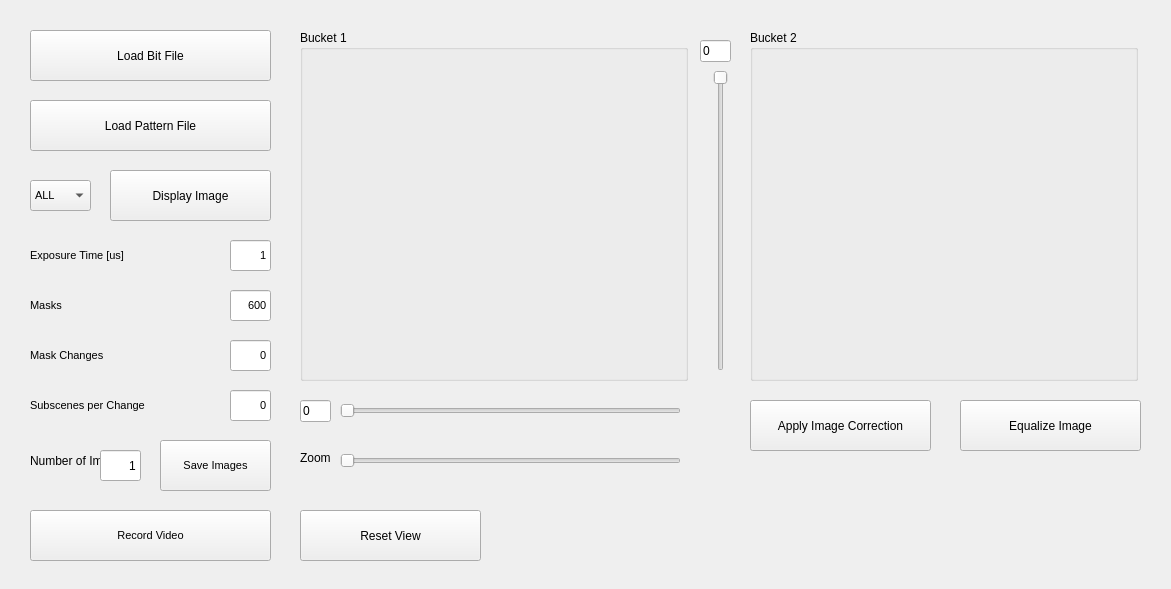
<?xml version="1.0" encoding="UTF-8"?>
<ui version="4.0">
 <class>MainWindow</class>
 <widget class="QMainWindow" name="MainWindow">
  <property name="geometry">
   <rect>
    <x>0</x>
    <y>0</y>
    <width>1171</width>
    <height>589</height>
   </rect>
  </property>
  <property name="windowTitle">
   <string>MBI_GUI</string>
  </property>
  <property name="styleSheet">
   <string notr="true"/>
  </property>
  <widget class="QWidget" name="centralwidget">
   <widget class="QGroupBox" name="groupBox">
    <property name="geometry">
     <rect>
      <x>300</x>
      <y>30</y>
      <width>388</width>
      <height>351</height>
     </rect>
    </property>
    <property name="sizePolicy">
     <sizepolicy hsizetype="Preferred" vsizetype="Preferred">
      <horstretch>0</horstretch>
      <verstretch>0</verstretch>
     </sizepolicy>
    </property>
    <property name="title">
     <string>Bucket 1</string>
    </property>
    <widget class="QWidget" name="ImgWidget1" native="true">
     <property name="geometry">
      <rect>
       <x>10</x>
       <y>20</y>
       <width>368</width>
       <height>320</height>
      </rect>
     </property>
    </widget>
   </widget>
   <widget class="QPushButton" name="DispImage">
    <property name="geometry">
     <rect>
      <x>110</x>
      <y>170</y>
      <width>161</width>
      <height>51</height>
     </rect>
    </property>
    <property name="text">
     <string>Display Image</string>
    </property>
    <property name="checkable">
     <bool>true</bool>
    </property>
   </widget>
   <widget class="QGroupBox" name="groupBox2">
    <property name="geometry">
     <rect>
      <x>750</x>
      <y>30</y>
      <width>388</width>
      <height>351</height>
     </rect>
    </property>
    <property name="sizePolicy">
     <sizepolicy hsizetype="Preferred" vsizetype="Preferred">
      <horstretch>0</horstretch>
      <verstretch>0</verstretch>
     </sizepolicy>
    </property>
    <property name="title">
     <string>Bucket 2</string>
    </property>
    <widget class="QWidget" name="ImgWidget2" native="true">
     <property name="geometry">
      <rect>
       <x>10</x>
       <y>20</y>
       <width>368</width>
       <height>320</height>
      </rect>
     </property>
    </widget>
   </widget>
   <widget class="QSlider" name="Zoom">
    <property name="geometry">
     <rect>
      <x>340</x>
      <y>450</y>
      <width>341</width>
      <height>22</height>
     </rect>
    </property>
    <property name="minimum">
     <number>1</number>
    </property>
    <property name="maximum">
     <number>20</number>
    </property>
    <property name="singleStep">
     <number>1</number>
    </property>
    <property name="orientation">
     <enum>Qt::Horizontal</enum>
    </property>
   </widget>
   <widget class="QLabel" name="label">
    <property name="geometry">
     <rect>
      <x>300</x>
      <y>450</y>
      <width>31</width>
      <height>16</height>
     </rect>
    </property>
    <property name="text">
     <string>Zoom</string>
    </property>
   </widget>
   <widget class="QSlider" name="XSlider">
    <property name="geometry">
     <rect>
      <x>340</x>
      <y>400</y>
      <width>341</width>
      <height>22</height>
     </rect>
    </property>
    <property name="maximum">
     <number>184</number>
    </property>
    <property name="orientation">
     <enum>Qt::Horizontal</enum>
    </property>
   </widget>
   <widget class="QSlider" name="YSlider">
    <property name="geometry">
     <rect>
      <x>710</x>
      <y>70</y>
      <width>22</width>
      <height>301</height>
     </rect>
    </property>
    <property name="layoutDirection">
     <enum>Qt::LeftToRight</enum>
    </property>
    <property name="maximum">
     <number>160</number>
    </property>
    <property name="orientation">
     <enum>Qt::Vertical</enum>
    </property>
    <property name="invertedAppearance">
     <bool>true</bool>
    </property>
   </widget>
   <widget class="QLineEdit" name="Xbox">
    <property name="geometry">
     <rect>
      <x>300</x>
      <y>400</y>
      <width>31</width>
      <height>22</height>
     </rect>
    </property>
    <property name="text">
     <string>0</string>
    </property>
   </widget>
   <widget class="QLineEdit" name="Ybox">
    <property name="geometry">
     <rect>
      <x>700</x>
      <y>40</y>
      <width>31</width>
      <height>22</height>
     </rect>
    </property>
    <property name="text">
     <string>0</string>
    </property>
   </widget>
   <widget class="QPushButton" name="BitLoad">
    <property name="geometry">
     <rect>
      <x>30</x>
      <y>30</y>
      <width>241</width>
      <height>51</height>
     </rect>
    </property>
    <property name="text">
     <string>Load Bit File</string>
    </property>
   </widget>
   <widget class="QComboBox" name="DispType">
    <property name="geometry">
     <rect>
      <x>30</x>
      <y>180</y>
      <width>61</width>
      <height>31</height>
     </rect>
    </property>
    <property name="font">
     <font>
      <pointsize>8</pointsize>
     </font>
    </property>
    <item>
     <property name="text">
      <string>ALL</string>
     </property>
    </item>
    <item>
     <property name="text">
      <string>CEP</string>
     </property>
    </item>
    <item>
     <property name="text">
      <string>CEP-TOF</string>
     </property>
    </item>
   </widget>
   <widget class="QLabel" name="maskslabel">
    <property name="geometry">
     <rect>
      <x>30</x>
      <y>290</y>
      <width>181</width>
      <height>31</height>
     </rect>
    </property>
    <property name="font">
     <font>
      <pointsize>8</pointsize>
     </font>
    </property>
    <property name="text">
     <string>Masks</string>
    </property>
   </widget>
   <widget class="QLabel" name="maskschangeslabel">
    <property name="geometry">
     <rect>
      <x>30</x>
      <y>340</y>
      <width>181</width>
      <height>31</height>
     </rect>
    </property>
    <property name="font">
     <font>
      <pointsize>8</pointsize>
     </font>
    </property>
    <property name="text">
     <string>Mask Changes</string>
    </property>
   </widget>
   <widget class="QLineEdit" name="SubChange">
    <property name="geometry">
     <rect>
      <x>230</x>
      <y>390</y>
      <width>41</width>
      <height>31</height>
     </rect>
    </property>
    <property name="font">
     <font>
      <pointsize>8</pointsize>
     </font>
    </property>
    <property name="text">
     <string>0</string>
    </property>
    <property name="alignment">
     <set>Qt::AlignRight|Qt::AlignTrailing|Qt::AlignVCenter</set>
    </property>
   </widget>
   <widget class="QLabel" name="exposurelabel">
    <property name="geometry">
     <rect>
      <x>30</x>
      <y>240</y>
      <width>191</width>
      <height>31</height>
     </rect>
    </property>
    <property name="font">
     <font>
      <pointsize>8</pointsize>
     </font>
    </property>
    <property name="text">
     <string>Exposure Time [us]</string>
    </property>
   </widget>
   <widget class="QLineEdit" name="Masks">
    <property name="geometry">
     <rect>
      <x>230</x>
      <y>290</y>
      <width>41</width>
      <height>31</height>
     </rect>
    </property>
    <property name="font">
     <font>
      <pointsize>8</pointsize>
     </font>
    </property>
    <property name="text">
     <string>600</string>
    </property>
    <property name="alignment">
     <set>Qt::AlignRight|Qt::AlignTrailing|Qt::AlignVCenter</set>
    </property>
   </widget>
   <widget class="QLineEdit" name="MaskChanges">
    <property name="geometry">
     <rect>
      <x>230</x>
      <y>340</y>
      <width>41</width>
      <height>31</height>
     </rect>
    </property>
    <property name="font">
     <font>
      <pointsize>8</pointsize>
     </font>
    </property>
    <property name="text">
     <string>0</string>
    </property>
    <property name="alignment">
     <set>Qt::AlignRight|Qt::AlignTrailing|Qt::AlignVCenter</set>
    </property>
   </widget>
   <widget class="QLineEdit" name="Exposure">
    <property name="geometry">
     <rect>
      <x>230</x>
      <y>240</y>
      <width>41</width>
      <height>31</height>
     </rect>
    </property>
    <property name="font">
     <font>
      <pointsize>8</pointsize>
     </font>
    </property>
    <property name="text">
     <string>1</string>
    </property>
    <property name="alignment">
     <set>Qt::AlignRight|Qt::AlignTrailing|Qt::AlignVCenter</set>
    </property>
   </widget>
   <widget class="QLabel" name="maskschangeslabel_2">
    <property name="geometry">
     <rect>
      <x>30</x>
      <y>390</y>
      <width>191</width>
      <height>31</height>
     </rect>
    </property>
    <property name="font">
     <font>
      <pointsize>8</pointsize>
     </font>
    </property>
    <property name="text">
     <string>Subscenes per Change</string>
    </property>
   </widget>
   <widget class="QPushButton" name="SaveImages">
    <property name="geometry">
     <rect>
      <x>160</x>
      <y>440</y>
      <width>111</width>
      <height>51</height>
     </rect>
    </property>
    <property name="font">
     <font>
      <pointsize>8</pointsize>
     </font>
    </property>
    <property name="text">
     <string>Save Images</string>
    </property>
   </widget>
   <widget class="QLabel" name="label_3">
    <property name="geometry">
     <rect>
      <x>30</x>
      <y>430</y>
      <width>101</width>
      <height>61</height>
     </rect>
    </property>
    <property name="text">
     <string>Number of Images</string>
    </property>
    <property name="wordWrap">
     <bool>true</bool>
    </property>
   </widget>
   <widget class="QLineEdit" name="NumImages">
    <property name="geometry">
     <rect>
      <x>100</x>
      <y>450</y>
      <width>41</width>
      <height>31</height>
     </rect>
    </property>
    <property name="text">
     <string>1</string>
    </property>
    <property name="alignment">
     <set>Qt::AlignRight|Qt::AlignTrailing|Qt::AlignVCenter</set>
    </property>
   </widget>
   <widget class="QPushButton" name="RecVideo">
    <property name="geometry">
     <rect>
      <x>30</x>
      <y>510</y>
      <width>241</width>
      <height>51</height>
     </rect>
    </property>
    <property name="font">
     <font>
      <pointsize>8</pointsize>
     </font>
    </property>
    <property name="text">
     <string>Record Video</string>
    </property>
    <property name="checkable">
     <bool>true</bool>
    </property>
   </widget>
   <widget class="QPushButton" name="PattLoad">
    <property name="geometry">
     <rect>
      <x>30</x>
      <y>100</y>
      <width>241</width>
      <height>51</height>
     </rect>
    </property>
    <property name="text">
     <string>Load Pattern File</string>
    </property>
   </widget>
   <widget class="QPushButton" name="Reset">
    <property name="geometry">
     <rect>
      <x>300</x>
      <y>510</y>
      <width>181</width>
      <height>51</height>
     </rect>
    </property>
    <property name="text">
     <string>Reset View</string>
    </property>
   </widget>
   <widget class="QPushButton" name="ApplyImg">
    <property name="geometry">
     <rect>
      <x>750</x>
      <y>400</y>
      <width>181</width>
      <height>51</height>
     </rect>
    </property>
    <property name="text">
     <string>Apply Image Correction</string>
    </property>
    <property name="checkable">
     <bool>true</bool>
    </property>
   </widget>
   <widget class="QPushButton" name="EqualizeImg">
    <property name="geometry">
     <rect>
      <x>960</x>
      <y>400</y>
      <width>181</width>
      <height>51</height>
     </rect>
    </property>
    <property name="text">
     <string>Equalize Image</string>
    </property>
    <property name="checkable">
     <bool>true</bool>
    </property>
   </widget>
  </widget>
 </widget>

 <resources/>
 <connections/>
</ui>
